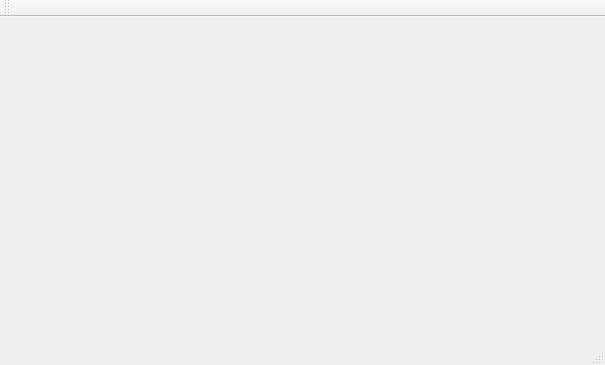
<?xml version="1.0" encoding="UTF-8"?>
<ui version="4.0">
 <class>MainWindow</class>
 <widget class="QMainWindow" name="MainWindow">
  <property name="geometry">
   <rect>
    <x>0</x>
    <y>0</y>
    <width>605</width>
    <height>365</height>
   </rect>
  </property>
  <property name="windowTitle">
   <string>MainWindow</string>
  </property>
  <widget class="QWidget" name="centralWidget"/>
  <widget class="QMenuBar" name="menuBar">
   <property name="geometry">
    <rect>
     <x>0</x>
     <y>0</y>
     <width>605</width>
     <height>22</height>
    </rect>
   </property>
  </widget>
  <widget class="QToolBar" name="mainToolBar">
   <attribute name="toolBarArea">
    <enum>TopToolBarArea</enum>
   </attribute>
   <attribute name="toolBarBreak">
    <bool>false</bool>
   </attribute>
  </widget>
  <widget class="QStatusBar" name="statusBar"/>
 </widget>
 <layoutdefault spacing="6" margin="11"/>
 <resources/>
 <connections/>
</ui>
